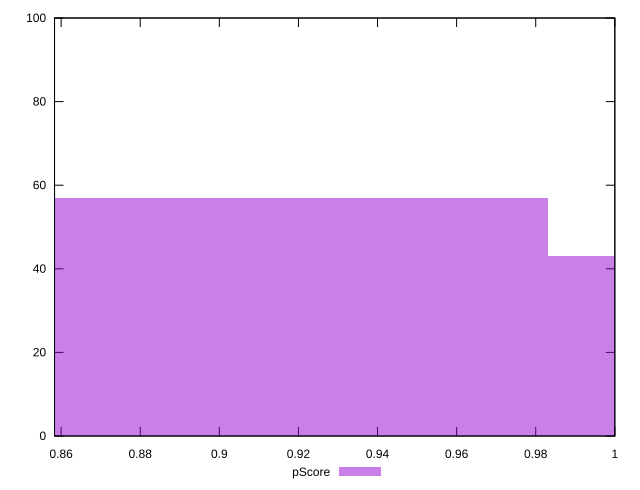

Here is the gnuplot script that generated this plot:
reset

$pScore <<EOF
0.9074031335134656 57
1.058636989099043 43
EOF

set key outside below
set boxwidth 0.1512338555855776
set xrange [0.8583333333333334:1]
set yrange [0:100]
set trange [0:100]
set style fill transparent solid 0.5 noborder
set terminal svg size 640, 490 enhanced background rgb 'white'
set output "report_00013_2021-02-09T12-04-24.940Z/unminified-javascript/samples/pages+cached+noadtech/pScore/histogram.svg"

plot $pScore title "pScore" with boxes

reset
